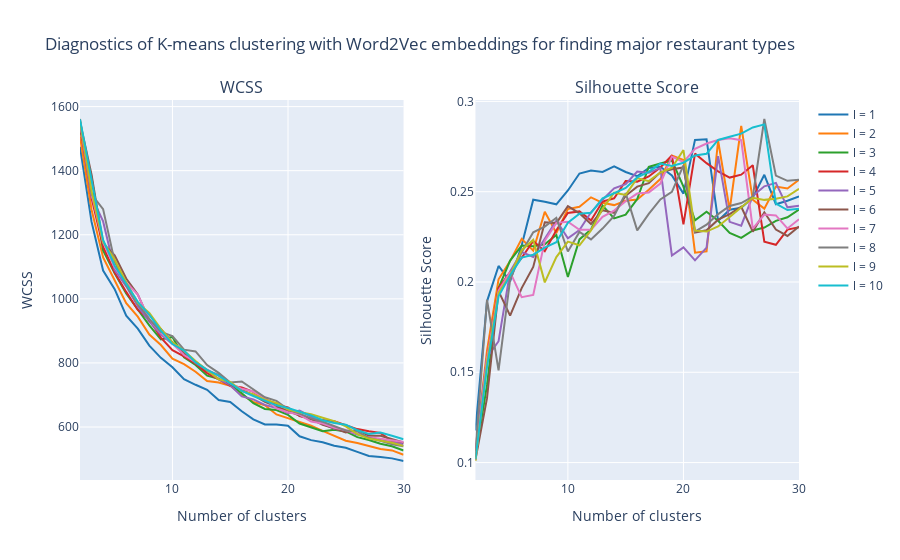

The notebook cell saved with this chart:
### Markdown cell above
From the line plot below, we can observe that for a given number of clusters $k$, the WCSS is usually the lowest when the window size $l = 1$ (i.e. restaurants in each cluster are more concentrated around their centroid). However, there does not seem to be a noticeable elbow in the WCSS for all the window sizes considered. Using the elbow method to pick the number of clusters might prove difficult in this case.

Then let us also consider the Silhouette coefficient for different pairs of hyperparameters. Overall, the Silhouette scores are positive but not very far away from 0. This makes sense because some categories of food can indeed be shared by different types of restaurants (for example, think about pizza which can be both fast food and a dish in a quality Italian restaurant). From the right line plot below, we can notice that quite a bit of K-means models achieve similar silhouette scores. We therefore would need a way to pick a simpler model which will be easier to present to the business owner.

### Code cell
from plotly.colors import DEFAULT_PLOTLY_COLORS
cols = DEFAULT_PLOTLY_COLORS
fig = make_subplots(rows = 1, cols = 2, 
                    subplot_titles = ["WCSS", "Silhouette Score"])

for l in window_sizes:
    fig.add_trace(go.Scatter(
        x = k_clusters, y = inertia_mat[l - 1],
        name = f"l = {l}", line = dict(color = cols[l - 1])), 
                  row = 1, col = 1)
    
    fig.add_trace(go.Scatter(
        x = k_clusters, y = silhouette_mat[l - 1],
        name = f"l = {l}", showlegend = False, line = dict(color = cols[l - 1])),
        row = 1, col = 2)
    
fig.update_layout(title_text = "Diagnostics of K-means clustering with Word2Vec embeddings for finding major restaurant types", 
                  xaxis_title = "Number of clusters", yaxis_title = "WCSS", 
                  xaxis2_title = "Number of clusters", yaxis2_title = "Silhouette Score")

### Figure 1 — Plotly figure (JSON) as saved in the notebook; plotly's stock layout.template omitted (floating-point values rounded to 4 significant figures)
{"data": [{"line": {"color": "rgb(31, 119, 180)"}, "name": "l = 1", "type": "scatter", "x": [2, 3, 4, 5, 6, 7, 8, 9, 10, 11, 12, 13, 14, 15, 16, 17, 18, 19, 20, 21, 22, 23, 24, 25, 26, 27, 28, 29, 30], "xaxis": "x", "y": [1474.0, 1240.0, 1088.0, 1030.0, 947.6, 906.9, 854.1, 815.8, 786.5, 749.4, 731.7, 716.0, 684.4, 678.2, 649.3, 623.9, 607.9, 608.0, 603.8, 570.9, 559.0, 552.2, 541.6, 535.0, 522.3, 509.4, 506.5, 502.0, 493.9], "yaxis": "y"}, {"line": {"color": "rgb(31, 119, 180)"}, "name": "l = 1", "showlegend": false, "type": "scatter", "x": [2, 3, 4, 5, 6, 7, 8, 9, 10, 11, 12, 13, 14, 15, 16, 17, 18, 19, 20, 21, 22, 23, 24, 25, 26, 27, 28, 29, 30], "xaxis": "x2", "y": [0.1178, 0.1893, 0.2089, 0.2004, 0.2202, 0.2456, 0.2444, 0.243, 0.2507, 0.2601, 0.2617, 0.2609, 0.264, 0.2609, 0.2586, 0.2631, 0.2638, 0.259, 0.2489, 0.2787, 0.279, 0.234, 0.24, 0.2411, 0.2467, 0.2594, 0.2431, 0.245, 0.2474], "yaxis": "y2"}, {"line": {"color": "rgb(255, 127, 14)"}, "name": "l = 2", "type": "scatter", "x": [2, 3, 4, 5, 6, 7, 8, 9, 10, 11, 12, 13, 14, 15, 16, 17, 18, 19, 20, 21, 22, 23, 24, 25, 26, 27, 28, 29, 30], "xaxis": "x", "y": [1506.0, 1278.0, 1129.0, 1056.0, 986.5, 944.3, 888.3, 855.7, 813.1, 796.2, 772.5, 743.5, 738.8, 728.6, 700.9, 678.3, 668.0, 639.1, 627.3, 617.2, 603.9, 587.8, 572.1, 557.2, 550.2, 540.1, 531.1, 527.0, 513.5], "yaxis": "y"}, {"line": {"color": "rgb(255, 127, 14)"}, "name": "l = 2", "showlegend": false, "type": "scatter", "x": [2, 3, 4, 5, 6, 7, 8, 9, 10, 11, 12, 13, 14, 15, 16, 17, 18, 19, 20, 21, 22, 23, 24, 25, 26, 27, 28, 29, 30], "xaxis": "x2", "y": [0.1068, 0.162, 0.2015, 0.2116, 0.2239, 0.2174, 0.2388, 0.2271, 0.2404, 0.2417, 0.2469, 0.2438, 0.2426, 0.245, 0.2457, 0.251, 0.257, 0.2701, 0.2675, 0.2163, 0.217, 0.2782, 0.2399, 0.2864, 0.2455, 0.2406, 0.2528, 0.2518, 0.2566], "yaxis": "y2"}, {"line": {"color": "rgb(44, 160, 44)"}, "name": "l = 3", "type": "scatter", "x": [2, 3, 4, 5, 6, 7, 8, 9, 10, 11, 12, 13, 14, 15, 16, 17, 18, 19, 20, 21, 22, 23, 24, 25, 26, 27, 28, 29, 30], "xaxis": "x", "y": [1531.0, 1379.0, 1151.0, 1080.0, 1017.0, 968.3, 917.2, 873.5, 881.0, 817.2, 793.6, 760.3, 750.5, 732.4, 705.3, 674.3, 656.2, 653.1, 637.9, 611.0, 598.3, 587.0, 591.5, 586.1, 568.3, 559.5, 547.8, 539.9, 526.7], "yaxis": "y"}, {"line": {"color": "rgb(44, 160, 44)"}, "name": "l = 3", "showlegend": false, "type": "scatter", "x": [2, 3, 4, 5, 6, 7, 8, 9, 10, 11, 12, 13, 14, 15, 16, 17, 18, 19, 20, 21, 22, 23, 24, 25, 26, 27, 28, 29, 30], "xaxis": "x2", "y": [0.1031, 0.143, 0.1966, 0.2119, 0.2201, 0.2198, 0.2208, 0.2261, 0.2028, 0.2236, 0.2291, 0.2423, 0.2352, 0.2373, 0.246, 0.2638, 0.2656, 0.2673, 0.2528, 0.2341, 0.2389, 0.2339, 0.2272, 0.2244, 0.2285, 0.2302, 0.2338, 0.2358, 0.2401], "yaxis": "y2"}, {"line": {"color": "rgb(214, 39, 40)"}, "name": "l = 4", "type": "scatter", "x": [2, 3, 4, 5, 6, 7, 8, 9, 10, 11, 12, 13, 14, 15, 16, 17, 18, 19, 20, 21, 22, 23, 24, 25, 26, 27, 28, 29, 30], "xaxis": "x", "y": [1540.0, 1314.0, 1163.0, 1082.0, 1022.0, 965.3, 935.9, 879.0, 839.8, 820.2, 797.7, 768.2, 748.7, 728.6, 723.2, 709.4, 687.4, 669.9, 660.8, 633.9, 624.6, 620.8, 617.9, 605.2, 593.4, 586.8, 581.1, 555.1, 549.9], "yaxis": "y"}, {"line": {"color": "rgb(214, 39, 40)"}, "name": "l = 4", "showlegend": false, "type": "scatter", "x": [2, 3, 4, 5, 6, 7, 8, 9, 10, 11, 12, 13, 14, 15, 16, 17, 18, 19, 20, 21, 22, 23, 24, 25, 26, 27, 28, 29, 30], "xaxis": "x2", "y": [0.103, 0.1578, 0.1966, 0.2055, 0.2133, 0.2227, 0.217, 0.2286, 0.2382, 0.2391, 0.2341, 0.2445, 0.2463, 0.2559, 0.2556, 0.2584, 0.2634, 0.27, 0.2319, 0.2711, 0.2658, 0.2613, 0.2578, 0.2594, 0.2646, 0.2223, 0.2206, 0.229, 0.2303], "yaxis": "y2"}, {"line": {"color": "rgb(148, 103, 189)"}, "name": "l = 5", "type": "scatter", "x": [2, 3, 4, 5, 6, 7, 8, 9, 10, 11, 12, 13, 14, 15, 16, 17, 18, 19, 20, 21, 22, 23, 24, 25, 26, 27, 28, 29, 30], "xaxis": "x", "y": [1550.0, 1320.0, 1242.0, 1091.0, 1039.0, 976.8, 929.1, 888.3, 859.0, 836.7, 799.8, 777.5, 749.3, 730.4, 695.5, 686.2, 668.9, 659.5, 643.2, 651.2, 632.2, 609.7, 594.5, 588.5, 576.3, 568.3, 558.1, 552.0, 546.3], "yaxis": "y"}, {"line": {"color": "rgb(148, 103, 189)"}, "name": "l = 5", "showlegend": false, "type": "scatter", "x": [2, 3, 4, 5, 6, 7, 8, 9, 10, 11, 12, 13, 14, 15, 16, 17, 18, 19, 20, 21, 22, 23, 24, 25, 26, 27, 28, 29, 30], "xaxis": "x2", "y": [0.108, 0.1583, 0.1672, 0.2058, 0.2166, 0.2139, 0.224, 0.234, 0.2242, 0.2287, 0.2386, 0.2456, 0.2518, 0.2542, 0.2612, 0.2604, 0.2632, 0.2147, 0.2191, 0.212, 0.219, 0.2697, 0.2333, 0.2312, 0.2477, 0.253, 0.2549, 0.2413, 0.2422], "yaxis": "y2"}, {"line": {"color": "rgb(140, 86, 75)"}, "name": "l = 6", "type": "scatter", "x": [2, 3, 4, 5, 6, 7, 8, 9, 10, 11, 12, 13, 14, 15, 16, 17, 18, 19, 20, 21, 22, 23, 24, 25, 26, 27, 28, 29, 30], "xaxis": "x", "y": [1553.0, 1388.0, 1173.0, 1136.0, 1063.0, 1014.0, 932.5, 905.9, 864.3, 829.0, 800.6, 775.9, 762.8, 732.6, 715.8, 699.2, 678.3, 663.9, 648.7, 635.8, 624.5, 606.8, 595.5, 583.3, 591.2, 572.3, 572.9, 562.7, 551.6], "yaxis": "y"}, {"line": {"color": "rgb(140, 86, 75)"}, "name": "l = 6", "showlegend": false, "type": "scatter", "x": [2, 3, 4, 5, 6, 7, 8, 9, 10, 11, 12, 13, 14, 15, 16, 17, 18, 19, 20, 21, 22, 23, 24, 25, 26, 27, 28, 29, 30], "xaxis": "x2", "y": [0.1015, 0.1357, 0.1949, 0.1814, 0.1966, 0.2083, 0.2331, 0.2326, 0.242, 0.238, 0.2321, 0.2397, 0.2382, 0.2477, 0.2528, 0.2547, 0.2607, 0.2624, 0.2634, 0.2274, 0.2286, 0.2345, 0.2375, 0.2417, 0.2279, 0.2386, 0.229, 0.2255, 0.2308], "yaxis": "y2"}, {"line": {"color": "rgb(227, 119, 194)"}, "name": "l = 7", "type": "scatter", "x": [2, 3, 4, 5, 6, 7, 8, 9, 10, 11, 12, 13, 14, 15, 16, 17, 18, 19, 20, 21, 22, 23, 24, 25, 26, 27, 28, 29, 30], "xaxis": "x", "y": [1554.0, 1329.0, 1176.0, 1098.0, 1051.0, 1014.0, 935.5, 894.5, 860.6, 824.7, 802.7, 778.7, 759.3, 736.2, 719.1, 710.7, 689.2, 658.0, 646.3, 638.9, 616.9, 610.7, 597.8, 590.5, 579.2, 567.7, 563.4, 559.1, 553.1], "yaxis": "y"}, {"line": {"color": "rgb(227, 119, 194)"}, "name": "l = 7", "showlegend": false, "type": "scatter", "x": [2, 3, 4, 5, 6, 7, 8, 9, 10, 11, 12, 13, 14, 15, 16, 17, 18, 19, 20, 21, 22, 23, 24, 25, 26, 27, 28, 29, 30], "xaxis": "x2", "y": [0.1013, 0.1577, 0.1952, 0.2055, 0.1916, 0.1928, 0.2228, 0.2327, 0.2333, 0.2289, 0.229, 0.236, 0.2395, 0.2447, 0.2489, 0.2496, 0.2544, 0.2694, 0.2664, 0.2737, 0.2767, 0.2786, 0.2795, 0.2785, 0.2295, 0.2373, 0.2369, 0.2296, 0.2347], "yaxis": "y2"}, {"line": {"color": "rgb(127, 127, 127)"}, "name": "l = 8", "type": "scatter", "x": [2, 3, 4, 5, 6, 7, 8, 9, 10, 11, 12, 13, 14, 15, 16, 17, 18, 19, 20, 21, 22, 23, 24, 25, 26, 27, 28, 29, 30], "xaxis": "x", "y": [1561.0, 1326.0, 1280.0, 1116.0, 1042.0, 983.9, 936.8, 896.7, 883.9, 841.3, 835.9, 793.3, 768.8, 739.2, 742.0, 716.6, 692.9, 681.6, 655.4, 641.6, 627.0, 616.2, 601.9, 588.9, 585.9, 565.5, 557.3, 546.4, 540.0], "yaxis": "y"}, {"line": {"color": "rgb(127, 127, 127)"}, "name": "l = 8", "showlegend": false, "type": "scatter", "x": [2, 3, 4, 5, 6, 7, 8, 9, 10, 11, 12, 13, 14, 15, 16, 17, 18, 19, 20, 21, 22, 23, 24, 25, 26, 27, 28, 29, 30], "xaxis": "x2", "y": [0.1064, 0.1902, 0.151, 0.2013, 0.2165, 0.2275, 0.2307, 0.2355, 0.2169, 0.2277, 0.2236, 0.2296, 0.2366, 0.2492, 0.2286, 0.2377, 0.2457, 0.2499, 0.2646, 0.2279, 0.2317, 0.2376, 0.2421, 0.2437, 0.2472, 0.2903, 0.2589, 0.256, 0.2566], "yaxis": "y2"}, {"line": {"color": "rgb(188, 189, 34)"}, "name": "l = 9", "type": "scatter", "x": [2, 3, 4, 5, 6, 7, 8, 9, 10, 11, 12, 13, 14, 15, 16, 17, 18, 19, 20, 21, 22, 23, 24, 25, 26, 27, 28, 29, 30], "xaxis": "x", "y": [1555.0, 1336.0, 1178.0, 1123.0, 1051.0, 987.1, 955.7, 906.2, 864.3, 838.1, 806.1, 776.7, 749.1, 740.9, 712.1, 702.0, 685.5, 674.7, 654.5, 645.7, 640.1, 629.0, 618.4, 602.0, 577.6, 563.8, 558.5, 550.8, 541.1], "yaxis": "y"}, {"line": {"color": "rgb(188, 189, 34)"}, "name": "l = 9", "showlegend": false, "type": "scatter", "x": [2, 3, 4, 5, 6, 7, 8, 9, 10, 11, 12, 13, 14, 15, 16, 17, 18, 19, 20, 21, 22, 23, 24, 25, 26, 27, 28, 29, 30], "xaxis": "x2", "y": [0.1009, 0.1555, 0.194, 0.2038, 0.2176, 0.2233, 0.1998, 0.2138, 0.2223, 0.2203, 0.2285, 0.2405, 0.2495, 0.2482, 0.2575, 0.2559, 0.2606, 0.2632, 0.2731, 0.2284, 0.2279, 0.2308, 0.236, 0.2411, 0.2466, 0.2455, 0.2461, 0.2474, 0.2516], "yaxis": "y2"}, {"line": {"color": "rgb(23, 190, 207)"}, "name": "l = 10", "type": "scatter", "x": [2, 3, 4, 5, 6, 7, 8, 9, 10, 11, 12, 13, 14, 15, 16, 17, 18, 19, 20, 21, 22, 23, 24, 25, 26, 27, 28, 29, 30], "xaxis": "x", "y": [1560.0, 1373.0, 1184.0, 1103.0, 1047.0, 990.7, 950.1, 900.7, 858.9, 838.4, 801.4, 778.3, 760.5, 736.7, 712.9, 696.7, 681.6, 667.6, 659.4, 647.4, 635.8, 621.2, 612.6, 607.2, 589.9, 578.0, 582.7, 572.7, 561.8], "yaxis": "y"}, {"line": {"color": "rgb(23, 190, 207)"}, "name": "l = 10", "showlegend": false, "type": "scatter", "x": [2, 3, 4, 5, 6, 7, 8, 9, 10, 11, 12, 13, 14, 15, 16, 17, 18, 19, 20, 21, 22, 23, 24, 25, 26, 27, 28, 29, 30], "xaxis": "x2", "y": [0.1018, 0.1529, 0.1921, 0.2037, 0.2135, 0.2151, 0.219, 0.222, 0.2328, 0.2377, 0.2383, 0.2463, 0.2491, 0.252, 0.2579, 0.2609, 0.2655, 0.2643, 0.266, 0.2701, 0.271, 0.2787, 0.2804, 0.2822, 0.2856, 0.2873, 0.2434, 0.2398, 0.2406], "yaxis": "y2"}], "layout": {"annotations": [{"font": {"size": 16}, "showarrow": false, "text": "WCSS", "x": 0.225, "xanchor": "center", "xref": "paper", "y": 1, "yanchor": "bottom", "yref": "paper"}, {"font": {"size": 16}, "showarrow": false, "text": "Silhouette Score", "x": 0.775, "xanchor": "center", "xref": "paper", "y": 1, "yanchor": "bottom", "yref": "paper"}], "title": {"text": "Diagnostics of K-means clustering with Word2Vec embeddings for finding major restaurant types"}, "xaxis": {"anchor": "y", "domain": [0, 0.45], "title": {"text": "Number of clusters"}}, "xaxis2": {"anchor": "y2", "domain": [0.55, 1], "title": {"text": "Number of clusters"}}, "yaxis": {"anchor": "x", "domain": [0, 1], "title": {"text": "WCSS"}}, "yaxis2": {"anchor": "x2", "domain": [0, 1], "title": {"text": "Silhouette Score"}}}}
